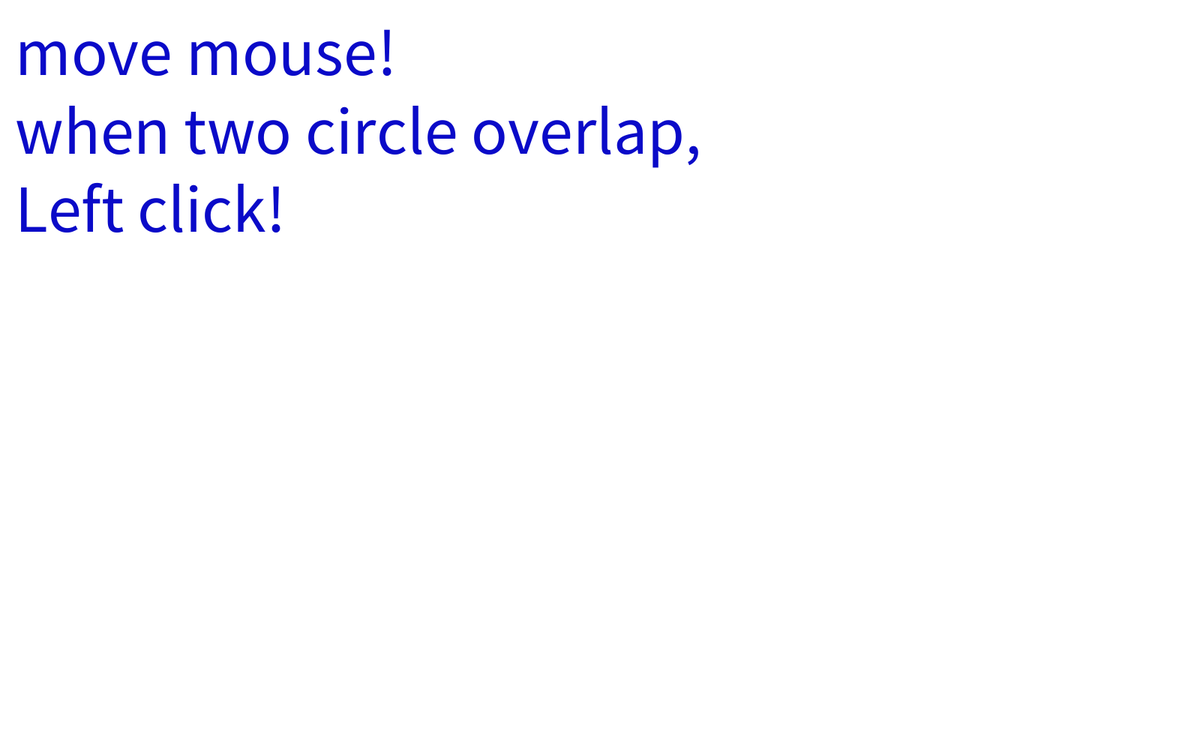
Frame 1 (no input)
Frame 60 (the mouse pressed at the canvas centre just before this capture): identical to frame 1, image omitted
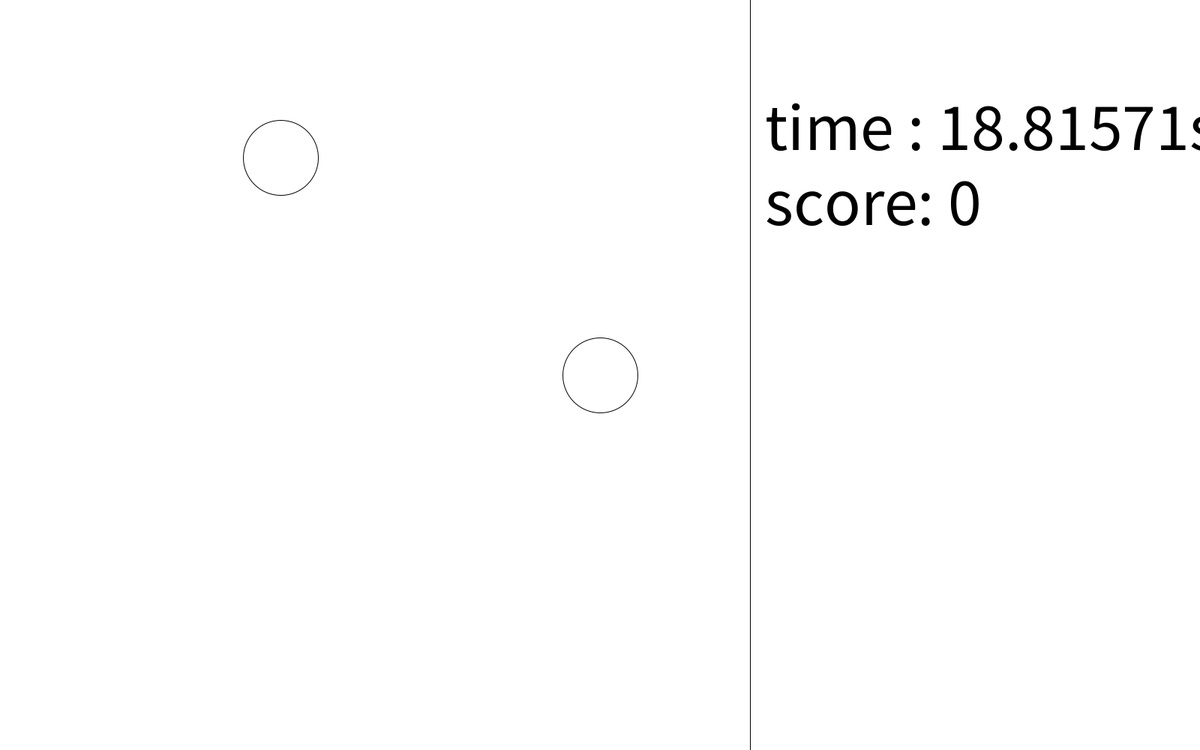
Frame 120 (the mouse held since frame 60 and released just before this capture)

The Processing sketch that drew these frames (run headless with seeded random() and noise(); from frame 60 on, the mouse is pressed at the canvas centre):

// Processing sketch: ellipseQuiz
// ── ellipseQuiz.pde
float time = 20.0;
int score = 3;
boolean quizFlag = false;
boolean clickable = true;
int correctX = 0;
int correctY = 0;
float correctCapa = 100;
// 0:title, 1:game, 2:result
int state = 0;

void setup(){
  size(1600, 1000);
  noFill();
  textSize(90);
}

void draw(){
  fill(10,10,200);
  if(state == 0){
    background(255);
    text("move mouse!\nwhen two circle overlap,\nLeft click!", 20, 100);
    if(mousePressed && clickable){
      state = 1;
      score = 3;
      time = 20;
    }
  }
  
  if(state == 1){
    time -= 1/frameRate;
    if(!quizFlag){
      correctX = int(random(200,800));
      correctY = int(random(200,800));
      quizFlag = true;
    }
    background(255);
    
    // answer view
    //ellipse(correctX,correctY,10,10);
    noFill();
    ellipse(mouseX, mouseY, 100, 100);
    ellipse(2*correctX-mouseX, 2*correctY-mouseY, 100,100);
    line(1000,0,1000,1000);
    fill(255);
    // right side Initialization
    rect(1000,-10,600,1020);
    
    float diff;
    diff = sq(mouseX-correctX) + sq(mouseY-correctY);
    if(mousePressed && clickable){
      clickable = false;
      if(diff <= correctCapa){
        score ++;
        quizFlag = false;
      }
      else{
        fill(0,0,200);
        ellipse(mouseX,mouseY,10,10);
        score -= 3;
      }
    }
    fill(0);
    text("time : " + time + "sec", 1020, 200);
    text("score: " + score,1020,300);
    
    if(time < 0){
      state = 2;
    }
  }
  if(state == 2){
    background(255);
    text("score: " + score + "\n\nT key:Title\nR key:Retry", 20, 100);
  }
}

void mouseReleased(){
  clickable = true;
}
void keyPressed() {
  if(key == 't'){
    state = 0;
  }
  if(key == 'r'){
    state = 1;
    time = 20;
    score = 0;
  }
  if(key == ENTER){
    save("ellipseQuiz.png");
  }
}
